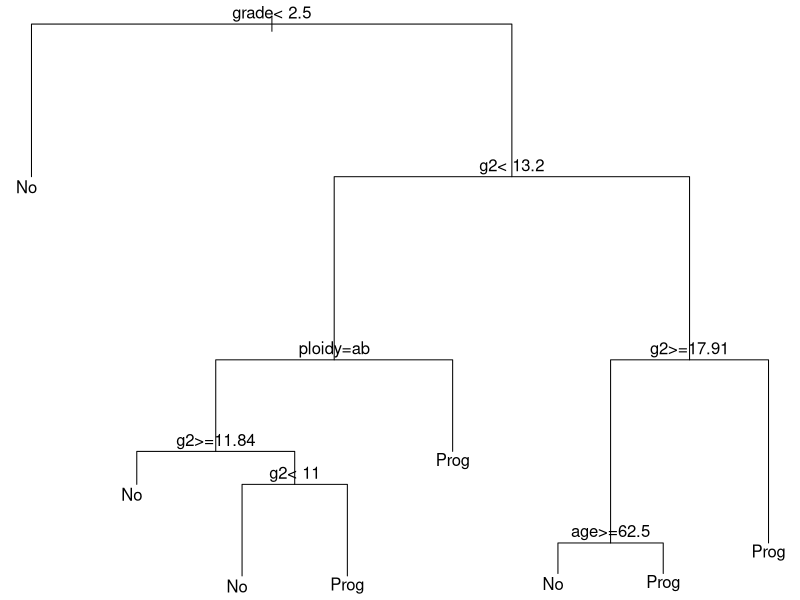

Here is the R script that generated this plot:
## ---- chunk 1
knitr::opts_chunk$set(echo = TRUE)
## ---- chunk 2
library(rpart)
library(tidyverse)
## ---- chunk 3

# (a) the 146 stage C prostate cancer data
head(stagec)


# (b) build the model 
progstat <- factor(stagec$pgstat, levels = 0:1, labels = c("No", "Prog"))
table(progstat)

cfit <- rpart(progstat ~ age + eet + g2 + grade + gleason + ploidy, data = stagec, method =  'class')

# (c) 
print(cfit)

# (d) plot 
par(mar = rep(0.1, 4))
plot(cfit)
text(cfit)

message("The tree is arranged so that the brances with the largest \"average class\" to the right")
## ---- chunk 4
# (a) The first surrogate 
summary(stagec$grade)
summary(stagec$gleason)
